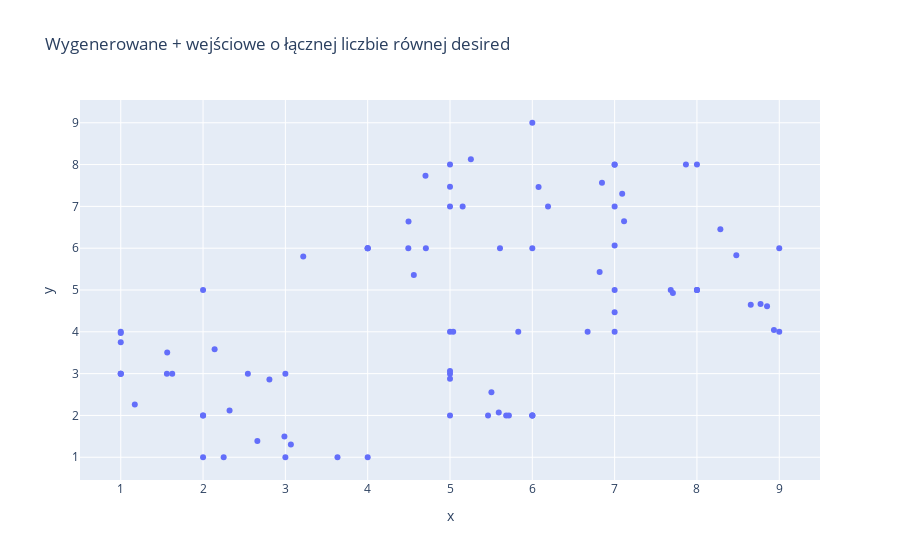

The notebook cell saved with this chart:
### Code cell
fig = px.scatter(x= temp_Cluter_OUT[0], y= temp_Cluter_OUT[1], title= 'Wygenerowane + wejściowe o łącznej liczbie równej desired')
fig.show()
len(temp_Cluter_OUT[0])

### Figure 1 — Plotly figure (JSON) as saved in the notebook; plotly's stock layout.template omitted (floating-point values rounded to 4 significant figures)
{"data": [{"hovertemplate": "x=%{x}<br>y=%{y}<extra></extra>", "legendgroup": "", "marker": {"color": "#636efa", "symbol": "circle"}, "mode": "markers", "name": "", "orientation": "v", "showlegend": false, "type": "scatter", "x": [1, 3, 2, 4, 6, 2, 1, 3, 6, 4, 5, 1, 5, 2, 6, 8, 7, 9, 5, 8, 6, 8, 7, 9, 5, 7, 4, 5, 7, 1.564, 1, 2.66, 2.25, 1.561, 2.988, 4.707, 4.561, 5.462, 5.682, 2.14, 3.217, 1.171, 1, 2.544, 2.806, 5.592, 6, 3.067, 3.633, 5, 5.503, 1.625, 1, 5.715, 5, 2, 2.322, 6.818, 4.494, 8, 8.935, 5.154, 7, 8.285, 7.115, 5.039, 5.829, 7.092, 6.846, 5.253, 6.076, 8.478, 8.852, 7, 7.866, 8.773, 8.654, 4.496, 6.191, 7.682, 7, 4, 5.607, 5, 4.702, 7.708, 6.672], "xaxis": "x", "y": [3, 1, 2, 6, 2, 5, 4, 3, 2, 1, 3, 3, 2, 1, 6, 5, 7, 6, 4, 8, 9, 5, 8, 4, 7, 5, 6, 8, 4, 3.504, 3.748, 1.389, 1, 2.994, 1.498, 6, 5.361, 2, 2, 3.584, 5.798, 2.264, 3.972, 3, 2.859, 2.069, 2, 1.305, 1, 3.066, 2.552, 3, 3, 2, 2.876, 1.997, 2.118, 5.428, 6, 5, 4.045, 7, 6.067, 6.451, 6.643, 4, 4, 7.304, 7.564, 8.128, 7.464, 5.832, 4.611, 7.994, 8, 4.668, 4.647, 6.636, 7, 5, 4.466, 6, 6, 7.469, 7.732, 4.93, 4], "yaxis": "y"}], "layout": {"legend": {"tracegroupgap": 0}, "title": {"text": "Wygenerowane + wejściowe o łącznej liczbie równej desired"}, "xaxis": {"anchor": "y", "domain": [0, 1], "title": {"text": "x"}}, "yaxis": {"anchor": "x", "domain": [0, 1], "title": {"text": "y"}}}}
